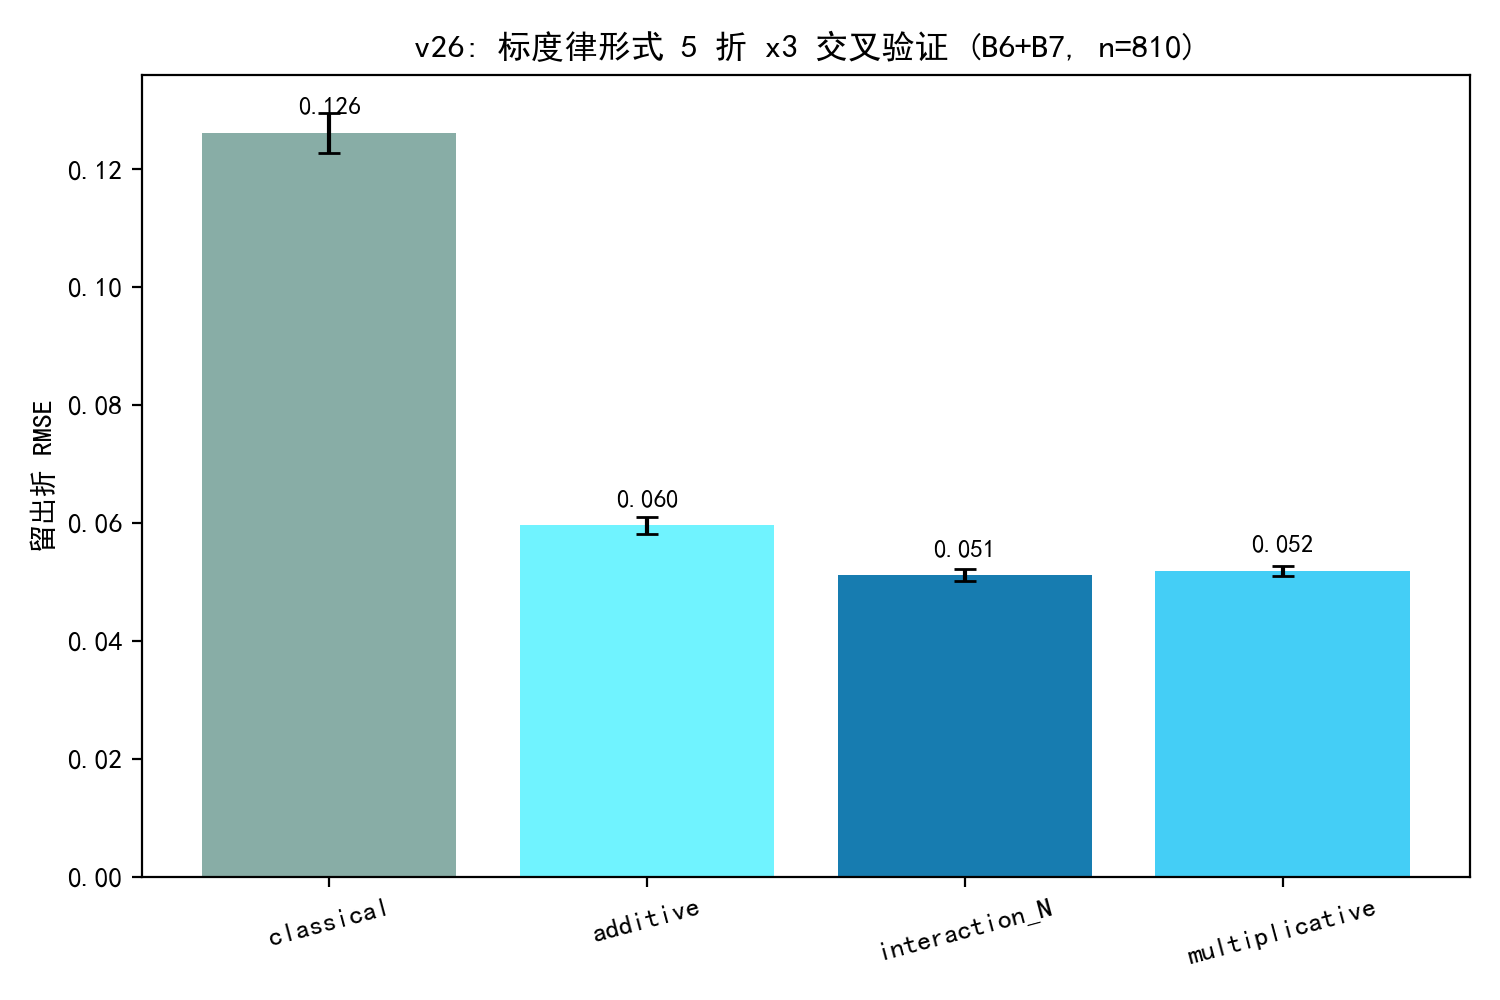

Source code (Python):
# -*- coding: utf-8 -*-
"""
v26 实验: 标度律形式的留出交叉验证 (模型选择的严格检验)
对 classical (无质量项,5p) / additive (7p) / interaction_N (8p) /
multiplicative (7p) 在 B6+B7 (810 点) 上做 5 折 x3 重复 CV:
- 每折: 训练 4/5, 留出 1/5 预测 val_loss -> RMSE / R^2 (留出).
- 结论: 加入质量项 (additive) 是否真正提升留出精度? 交互(N) 形式是否
  比加性更优? => 支撑正文"选 interaction_N 不靠过拟合"的论断.
输出: experiments/v26_p2_cv.csv/.json/.png
"""
import os, sys, json
import numpy as np
import pandas as pd
sys.path.insert(0, os.path.join(os.path.dirname(__file__), "..", "code"))
from v3_p2_forms import load_b67, fit_form, loss_forms
from common import BASE
from scipy.optimize import least_squares

EX = os.path.join(os.path.dirname(__file__))
os.makedirs(EX, exist_ok=True)

import matplotlib
matplotlib.use("Agg")
import matplotlib.pyplot as plt
import matplotlib.font_manager as fm
for _f in ("SimHei.ttf", "simsun.ttf"):
    _p = os.path.join(BASE, _f)
    if os.path.exists(_p):
        fm.fontManager.addfont(_p)
plt.rcParams["font.sans-serif"] = ["SimHei"]
plt.rcParams["axes.unicode_minus"] = False
plt.rcParams["axes.prop_cycle"] = "cycler(color=['#177cb0', '#1685a9', '#3eede7', '#70f3ff', '#44cef6', '#88ada6'])"
import plotstyle


def fit_classical(N, D, L):
    """L = E + A N^-a + B D^-b (5p, 无质量项); 返回参数"""
    def resid(p):
        E, A, a, B_, b = p
        return E + A * N ** (-a) + B_ * D ** (-b) - L
    p0 = [L.min() * 0.7, 3.0, 0.3, 3.0, 0.3]
    lb = [0, 1e-6, 1e-4, 1e-6, 1e-4]
    ub = [L.min() * 1.2, 1e3, 5, 1e3, 5]
    sol = least_squares(resid, p0, bounds=(lb, ub), max_nfev=120000)
    return sol.x


def pred_classical(N, D, p):
    E, A, a, B_, b = p
    return E + A * N ** (-a) + B_ * D ** (-b)


def rmse_r2(y, p):
    r = p - y
    return float(np.sqrt(np.mean(r ** 2))), float(1 - np.sum(r ** 2) / np.sum((y - y.mean()) ** 2))


def main():
    df = load_b67()
    N, D, Q, L = (df[k].to_numpy(dtype=float) for k in
                  ["N_params_B", "D_tokens_B", "Q_score", "val_loss"])
    print("data:", len(L))
    rng = np.random.default_rng(42)
    forms = ["classical", "additive", "interaction_N", "multiplicative"]
    K, REP = 5, 3
    results = {f: [] for f in forms}
    for rep in range(REP):
        idx = rng.permutation(len(L))
        folds = np.array_split(idx, K)
        for k in range(K):
            te = np.concatenate([folds[j] for j in range(K) if j != k])
            tr = folds[k]
            for f in forms:
                if f == "classical":
                    p = fit_classical(N[tr], D[tr], L[tr])
                    phat = pred_classical(N[te], D[te], p)
                else:
                    p, _ = fit_form(N[tr], D[tr], Q[tr], L[tr], f)
                    phat = loss_forms(N[te], D[te], Q[te], p, f)
                results[f].append(rmse_r2(L[te], phat))
    rows = []
    for f in forms:
        rmses = [r[0] for r in results[f]]
        r2s = [r[1] for r in results[f]]
        rows.append({"form": f, "cv_rmse_mean": float(np.mean(rmses)),
                     "cv_rmse_std": float(np.std(rmses)),
                     "cv_r2_mean": float(np.mean(r2s)), "cv_r2_std": float(np.std(r2s))})
    rdf = pd.DataFrame(rows)
    rdf.to_csv(os.path.join(EX, "v26_p2_cv.csv"), index=False, encoding="utf-8-sig")
    print(rdf.round(4).to_string(index=False))

    fig, ax = plt.subplots(figsize=(7.5, 5))
    x = np.arange(len(forms))
    ax.bar(x, rdf["cv_rmse_mean"], yerr=rdf["cv_rmse_std"], capsize=4,
           color=["#88ada6", "#70f3ff", "#177cb0", "#44cef6"])
    ax.set_xticks(x); ax.set_xticklabels(forms, rotation=15)
    ax.set_ylabel("留出折 RMSE")
    ax.set_title("v26: 标度律形式 5 折 x3 交叉验证 (B6+B7, n=810)")
    for i, v in enumerate(rdf["cv_rmse_mean"]):
        ax.text(i, v + 0.003, f"{v:.3f}", ha="center", fontsize=9)
    fig.tight_layout(); fig.savefig(os.path.join(EX, "v26_p2_cv.png"), dpi=200); plt.close(fig)

    with open(os.path.join(EX, "v26_p2_cv.json"), "w", encoding="utf-8") as f:
        json.dump(rdf.to_dict("records"), f, ensure_ascii=False, indent=2)
    print("\ndone v26")


if __name__ == "__main__":
    main()
